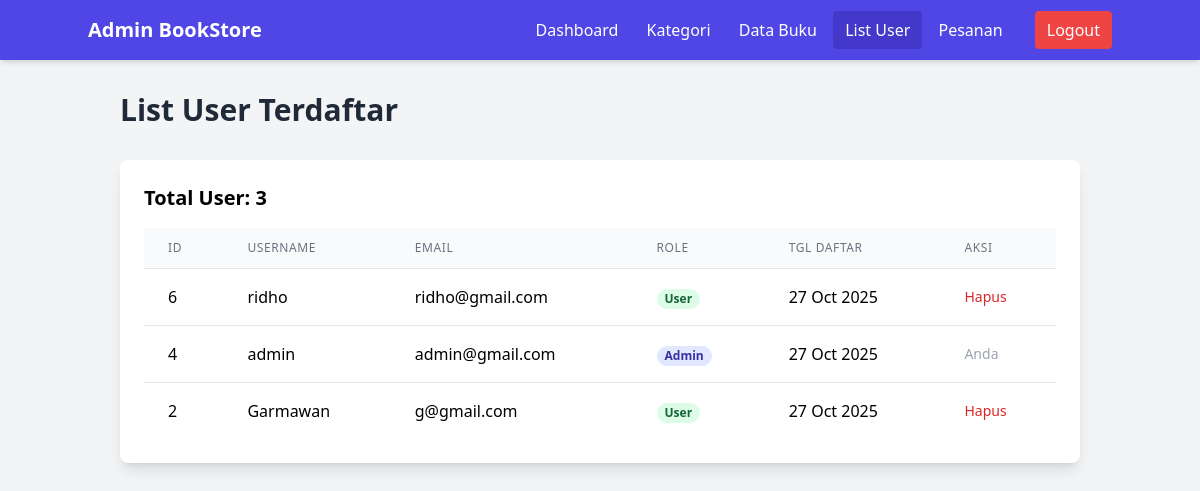
/admin/users.php (signed in), run on the app's committed database.
### tables this page shows
CREATE TABLE `users` (
  `id` int NOT NULL,
  `username` varchar(50) NOT NULL,
  `password` varchar(255) NOT NULL,
  `email` varchar(100) NOT NULL,
  `role` enum('Admin','User') NOT NULL DEFAULT 'User',
  `created_at` timestamp NULL DEFAULT CURRENT_TIMESTAMP
);

### admin/users.php (the view, shortened to what this page needs)
<?php
include '../config.php';
$query_users = "SELECT id, username, email, role, created_at FROM users ORDER BY created_at DESC";
$users_result = mysqli_query($koneksi, $query_users);
$users = mysqli_fetch_all($users_result, MYSQLI_ASSOC);
?>
<!DOCTYPE html>
<html lang="id">
<head>
    <script src="https://cdn.tailwindcss.com"></script>
</head>
<body class="bg-gray-100">
    <nav class="bg-indigo-600 p-4 text-white shadow-md">
        <div class="container mx-auto flex justify-between items-center">
            <h1 class="text-xl font-bold">Admin BookStore</h1>
            <div>
                <a href="index.php" class="hover:bg-indigo-700 px-3 py-2 rounded">Dashboard</a>
                <a href="categories.php" class="hover:bg-indigo-700 px-3 py-2 rounded">Kategori</a>
                <a href="books.php" class="hover:bg-indigo-700 px-3 py-2 rounded">Data Buku</a>
                <a href="users.php" class="bg-indigo-700 px-3 py-2 rounded">List User</a>
                <a href="orders.php" class="hover:bg-indigo-700 px-3 py-2 rounded">Pesanan</a>
                <a href="../logout.php" class="bg-red-500 hover:bg-red-600 px-3 py-2 rounded ml-4">Logout</a>
            </div>
        </div>
    </nav>
    <div class="container mx-auto p-8">
        <h2 class="text-3xl font-semibold mb-8 text-gray-800">List User Terdaftar</h2>
        <div class="bg-white p-6 rounded-lg shadow-lg overflow-x-auto">
            <h3 class="text-xl font-semibold mb-4">Total User: <?php echo count($users); ?></h3>
            <table class="min-w-full divide-y divide-gray-200">
                <thead class="bg-gray-50">
                    <tr>
                        <th class="px-6 py-3 text-left text-xs font-medium text-gray-500 uppercase tracking-wider">ID</th>
                        <th class="px-6 py-3 text-left text-xs font-medium text-gray-500 uppercase tracking-wider">Username</th>
                        <th class="px-6 py-3 text-left text-xs font-medium text-gray-500 uppercase tracking-wider">Email</th>
                        <th class="px-6 py-3 text-left text-xs font-medium text-gray-500 uppercase tracking-wider">Role</th>
                        <th class="px-6 py-3 text-left text-xs font-medium text-gray-500 uppercase tracking-wider">Tgl Daftar</th>
                        <th class="px-6 py-3 text-left text-xs font-medium text-gray-500 uppercase tracking-wider">Aksi</th>
                    </tr>
                </thead>
                <tbody class="bg-white divide-y divide-gray-200">
                    <?php if (count($users) > 0): ?>
                        <?php foreach ($users as $user): ?>
                            <tr>
                                <td class="px-6 py-4 whitespace-nowrap"><?php echo $user['id']; ?></td>
                                <td class="px-6 py-4 whitespace-nowrap font-medium"><?php echo htmlspecialchars($user['username']); ?></td>
                                <td class="px-6 py-4 whitespace-nowrap"><?php echo htmlspecialchars($user['email']); ?></td>
                                <td class="px-6 py-4 whitespace-nowrap">
                                    <span class="px-2 inline-flex text-xs leading-5 font-semibold rounded-full
                                        <?php echo ($user['role'] == 'Admin' ? 'bg-indigo-100 text-indigo-800' : 'bg-green-100 text-green-800'); ?>">
                                        <?php echo $user['role']; ?>
                                    </span>
                                </td>
                                <td class="px-6 py-4 whitespace-nowrap"><?php echo date("d M Y", strtotime($user['created_at'])); ?></td>
                                <td class="px-6 py-4 whitespace-nowrap text-sm font-medium">
                                    <?php if ($user['id'] != $_SESSION['user_id']): ?>
                                        <a href="users.php?action=delete&id=<?php echo $user['id']; ?>"
                                           onclick="return confirm('Yakin hapus user <?php echo $user['username']; ?>?')"
                                           class="text-red-600 hover:text-red-900">Hapus</a>
                                    <?php else: ?>
                                        <span class="text-gray-400">Anda</span>
                                    <?php endif; ?>
                                </td>
                            </tr>
                        <?php endforeach; ?>
                    <?php else: ?>
                        <tr>
                            <td colspan="6" class="px-6 py-4 text-center text-gray-500">Belum ada user terdaftar.</td>
                        </tr>
                    <?php endif; ?>
                </tbody>
            </table>
        </div>
    </div>
</body>
</html>

### data on the page
users: id "6", username "ridho", email "ridho@gmail.com", role "User", created_at "27 Oct 2025"
users: id "4", username "admin", email "admin@gmail.com", role "Admin", created_at "27 Oct 2025", shows "Anda"
users: id "2", username "Garmawan", email "g@gmail.com", role "User", created_at "27 Oct 2025"

### other printed values
count($users) "3"
